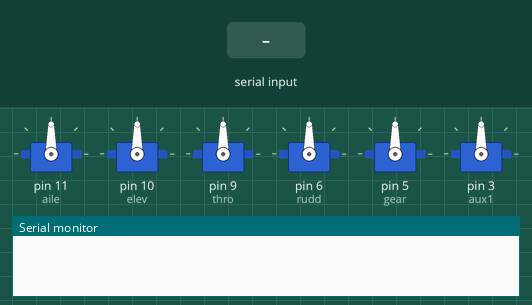
Simulated run of this sketch. Board: Arduino Uno, built with avr-gcc and run on an emulated ATmega328P. Shown: 6 × servo, the last lines printed to the serial monitor. The test bench sets the inputs (shaded band).

Above: at 0.1 s.
At 4.2 s:
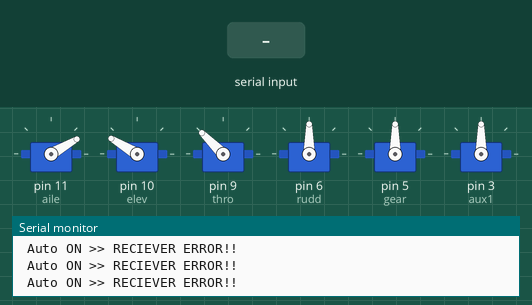
4.3 s: "1,90,45\n" received over Serial
At 5.1 s:
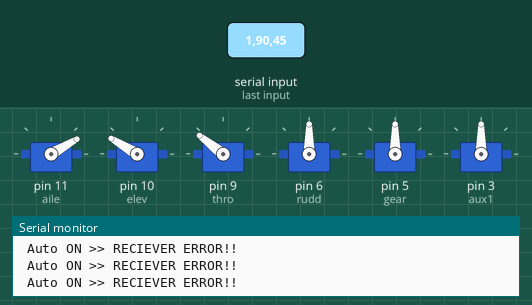
5.8 s: "90,45\n" received over Serial
8.8 s: "30,150\n" received over Serial
Timing chart, 0 to 11.8 s (numbered marks = the images above; inputs shaded):
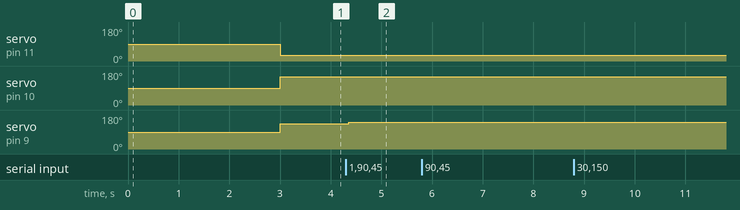

Measured:
- after the input at 4.3 s, servo on pin 9 (thro): 135° → 142° after 0.06 s

The sketch:

RC_CPPMSerialReciever.ino
```cpp
#include <Servo.h>

String serialString;

unsigned long time0;
bool AutoPlt = false, RecieverErr = false, ERRORCHECKING = true, LED = true;

int servoData[] = {0, 0, 0, 0, 0, 0};
int AILE, ELEV, THRO, RUDD, GEAR, AUX1;
double TEMP = 0;
Servo aile, elev, thro, rudd, gear, aux1;

void setup() {
  Serial.begin(9600);
  aile.attach(11);
  elev.attach(10);
  thro.attach(9);
  rudd.attach(6);
  gear.attach(5);
  aux1.attach(3);
  delay(3000);// Wait for the reciever to boot and connecy
}

void loop() {
  while (Serial.available() > 0) {
    serialString = Serial.readStringUntil('\n');
    dataSplit(serialString, ',');
    for (int i = 0;i < 6;i++) {
      Serial.print(servoData[i]);
      Serial.print(i == 5 ? "" : ", ");
    }
    Serial.println();
  }


  Serial.print(">> ");
  AILE = servoData[0];
  ELEV = servoData[1];
  THRO = servoData[2];
  RUDD = servoData[3];
  GEAR = servoData[4];
  AUX1 = servoData[5];

  AutoPlt = (GEAR > 50);

  if (GEAR < 50 && GEAR > -50 && ERRORCHECKING) { //Something's wrong, reviever disconnect?
    AutoPlt = true;
    RecieverErr = true;
    Serial.println("RECIEVER ERROR!!");
  } else {
    RecieverErr = false;
    AILE = -AILE;
    ELEV = -ELEV;
  }

  if (AutoPlt) { //Autopilot engaged
    Serial.print(" Auto ON ");
    ELEV = 170.0;
    AILE = -170.0;

    thro.write(map(THRO, -256, 256, 0, 180));
  } else { //Normal RC Flight

  }
  aile.write(map(AILE, -256, 256, 0, 180));
  elev.write(map(ELEV, -256, 256, 0, 180));
  thro.write(map(THRO, -256, 256, 90, 180)); //Special Case for throttle
  rudd.write(map(RUDD, -256, 256, 0, 180));
  gear.write(map(GEAR, -256, 256, 0, 180));
  aux1.write(map(AUX1, -256, 256, 0, 180));

  if (RecieverErr && millis() - time0 > 100) { //Reciever Error LED State
    LED = !LED;
    time0 = millis();
    digitalWrite(13, (LED ? HIGH : LOW));
  } else if (AutoPlt && !RecieverErr && millis() - time0 > 500) { //Autopilot LED State
    LED = !LED;
    time0 = millis();
    digitalWrite(13, (LED ? HIGH : LOW));
  }

}

void dataSplit(String data, char delim) {
  char temp[5];
  int tmp = 0;
  memset(temp, 0, sizeof(temp));
  int k = 0;

  for (int C = 0;C < data.length();C++) {
    if (data[C] == delim) {
      servoData[k] = atoi(temp);
      k++;
      memset(temp, 0, sizeof(temp));
      tmp = 0;
    } else {
      temp[tmp] = data[C];
      tmp++;
    }
  }
  servoData[k] = atoi(temp);
}

int freeRam () {
  extern int __heap_start, *__brkval;
  int v;
  return (int) &v - (__brkval == 0 ? (int) &__heap_start : (int) __brkval);
}
```
